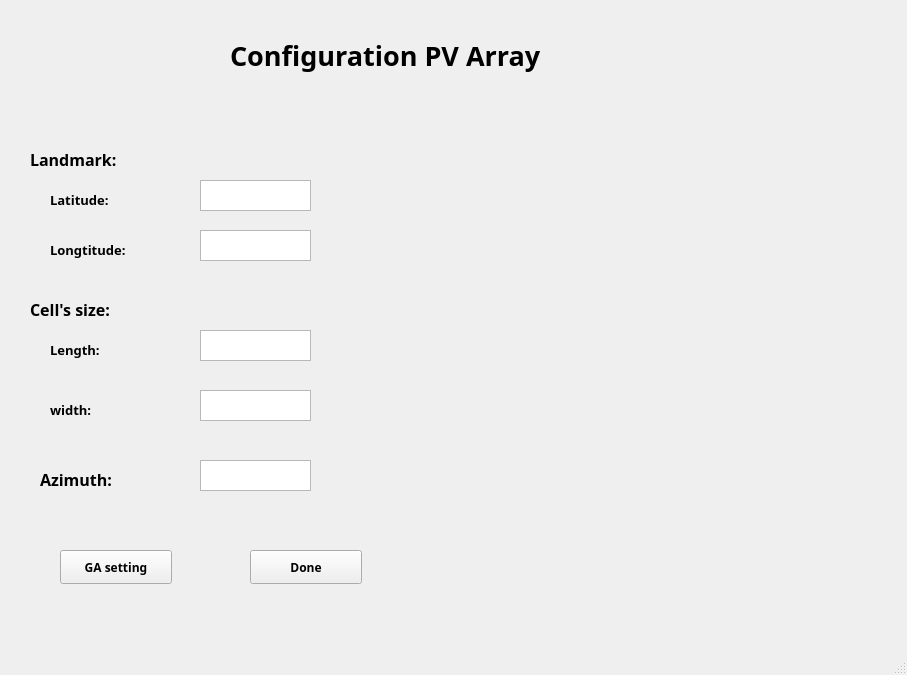
<?xml version="1.0" encoding="UTF-8"?>
<ui version="4.0">
 <class>MainWindow</class>
 <widget class="QMainWindow" name="MainWindow">
  <property name="geometry">
   <rect>
    <x>0</x>
    <y>0</y>
    <width>907</width>
    <height>675</height>
   </rect>
  </property>
  <property name="windowTitle">
   <string>MainWindow</string>
  </property>
  <widget class="QWidget" name="centralwidget">
   <widget class="QLabel" name="label_3">
    <property name="geometry">
     <rect>
      <x>30</x>
      <y>300</y>
      <width>121</width>
      <height>19</height>
     </rect>
    </property>
    <property name="font">
     <font>
      <family>Hadassah Friedlaender</family>
      <pointsize>12</pointsize>
      <weight>75</weight>
      <bold>true</bold>
     </font>
    </property>
    <property name="text">
     <string>Cell's size:</string>
    </property>
   </widget>
   <widget class="QLabel" name="label_4">
    <property name="geometry">
     <rect>
      <x>30</x>
      <y>150</y>
      <width>121</width>
      <height>19</height>
     </rect>
    </property>
    <property name="font">
     <font>
      <family>Hadassah Friedlaender</family>
      <pointsize>12</pointsize>
      <weight>75</weight>
      <bold>true</bold>
     </font>
    </property>
    <property name="text">
     <string>Landmark:</string>
    </property>
   </widget>
   <widget class="QTextEdit" name="textEdit">
    <property name="geometry">
     <rect>
      <x>200</x>
      <y>180</y>
      <width>111</width>
      <height>31</height>
     </rect>
    </property>
   </widget>
   <widget class="QTextEdit" name="textEdit_2">
    <property name="geometry">
     <rect>
      <x>200</x>
      <y>230</y>
      <width>111</width>
      <height>31</height>
     </rect>
    </property>
   </widget>
   <widget class="QPushButton" name="pushButton">
    <property name="geometry">
     <rect>
      <x>250</x>
      <y>550</y>
      <width>112</width>
      <height>34</height>
     </rect>
    </property>
    <property name="font">
     <font>
      <family>Hadassah Friedlaender</family>
      <weight>75</weight>
      <bold>true</bold>
     </font>
    </property>
    <property name="mouseTracking">
     <bool>false</bool>
    </property>
    <property name="text">
     <string>Done</string>
    </property>
    <property name="checkable">
     <bool>true</bool>
    </property>
    <property name="autoDefault">
     <bool>false</bool>
    </property>
    <property name="default">
     <bool>false</bool>
    </property>
   </widget>
   <widget class="QTextEdit" name="textEdit_3">
    <property name="geometry">
     <rect>
      <x>200</x>
      <y>330</y>
      <width>111</width>
      <height>31</height>
     </rect>
    </property>
   </widget>
   <widget class="QLabel" name="label_5">
    <property name="geometry">
     <rect>
      <x>50</x>
      <y>340</y>
      <width>121</width>
      <height>19</height>
     </rect>
    </property>
    <property name="font">
     <font>
      <family>Hadassah Friedlaender</family>
      <pointsize>10</pointsize>
      <weight>75</weight>
      <bold>true</bold>
     </font>
    </property>
    <property name="text">
     <string>Length:</string>
    </property>
   </widget>
   <widget class="QLabel" name="label_6">
    <property name="geometry">
     <rect>
      <x>50</x>
      <y>400</y>
      <width>121</width>
      <height>19</height>
     </rect>
    </property>
    <property name="font">
     <font>
      <family>Hadassah Friedlaender</family>
      <pointsize>10</pointsize>
      <weight>75</weight>
      <bold>true</bold>
     </font>
    </property>
    <property name="text">
     <string>width:</string>
    </property>
   </widget>
   <widget class="QLabel" name="label_2">
    <property name="geometry">
     <rect>
      <x>400</x>
      <y>130</y>
      <width>481</width>
      <height>441</height>
     </rect>
    </property>
    <property name="text">
     <string/>
    </property>
    <property name="pixmap">
     <pixmap>D:/Users/shuhe/Desktop/שחר/לימודים/פרויקט סוף/חלק א/מאמרים/How-profitable-is-the-renewable-energy-sector-in-Australia_1.jpg</pixmap>
    </property>
   </widget>
   <widget class="QLabel" name="label_15">
    <property name="geometry">
     <rect>
      <x>230</x>
      <y>20</y>
      <width>481</width>
      <height>71</height>
     </rect>
    </property>
    <property name="font">
     <font>
      <family>Hadassah Friedlaender</family>
      <pointsize>20</pointsize>
      <weight>75</weight>
      <bold>true</bold>
     </font>
    </property>
    <property name="text">
     <string>Configuration PV Array</string>
    </property>
   </widget>
   <widget class="QLabel" name="label_7">
    <property name="geometry">
     <rect>
      <x>50</x>
      <y>190</y>
      <width>121</width>
      <height>19</height>
     </rect>
    </property>
    <property name="font">
     <font>
      <family>Hadassah Friedlaender</family>
      <pointsize>10</pointsize>
      <weight>75</weight>
      <bold>true</bold>
     </font>
    </property>
    <property name="text">
     <string>Latitude:</string>
    </property>
   </widget>
   <widget class="QTextEdit" name="textEdit_4">
    <property name="geometry">
     <rect>
      <x>200</x>
      <y>390</y>
      <width>111</width>
      <height>31</height>
     </rect>
    </property>
   </widget>
   <widget class="QLabel" name="label_8">
    <property name="geometry">
     <rect>
      <x>50</x>
      <y>240</y>
      <width>121</width>
      <height>19</height>
     </rect>
    </property>
    <property name="font">
     <font>
      <family>Hadassah Friedlaender</family>
      <pointsize>10</pointsize>
      <weight>75</weight>
      <bold>true</bold>
     </font>
    </property>
    <property name="text">
     <string>Longtitude:</string>
    </property>
   </widget>
   <widget class="QPushButton" name="pushButton_2">
    <property name="geometry">
     <rect>
      <x>60</x>
      <y>550</y>
      <width>112</width>
      <height>34</height>
     </rect>
    </property>
    <property name="font">
     <font>
      <family>Hadassah Friedlaender</family>
      <weight>75</weight>
      <bold>true</bold>
     </font>
    </property>
    <property name="mouseTracking">
     <bool>false</bool>
    </property>
    <property name="text">
     <string>GA setting</string>
    </property>
    <property name="checkable">
     <bool>true</bool>
    </property>
    <property name="autoDefault">
     <bool>false</bool>
    </property>
    <property name="default">
     <bool>false</bool>
    </property>
   </widget>
   <widget class="QLabel" name="label_9">
    <property name="geometry">
     <rect>
      <x>40</x>
      <y>470</y>
      <width>121</width>
      <height>19</height>
     </rect>
    </property>
    <property name="font">
     <font>
      <family>Hadassah Friedlaender</family>
      <pointsize>12</pointsize>
      <weight>75</weight>
      <bold>true</bold>
     </font>
    </property>
    <property name="text">
     <string>Azimuth:</string>
    </property>
   </widget>
   <widget class="QTextEdit" name="textEdit_5">
    <property name="geometry">
     <rect>
      <x>200</x>
      <y>460</y>
      <width>111</width>
      <height>31</height>
     </rect>
    </property>
   </widget>
  </widget>
  <widget class="QMenuBar" name="menubar">
   <property name="geometry">
    <rect>
     <x>0</x>
     <y>0</y>
     <width>907</width>
     <height>31</height>
    </rect>
   </property>
  </widget>
  <widget class="QStatusBar" name="statusbar"/>
 </widget>
 <resources/>
 <connections>
  <connection>
   <sender>pushButton</sender>
   <signal>clicked()</signal>
   <receiver>pushButton</receiver>
   <slot>click()</slot>
   <hints>
    <hint type="sourcelabel">
     <x>252</x>
     <y>561</y>
    </hint>
    <hint type="destinationlabel">
     <x>289</x>
     <y>563</y>
    </hint>
   </hints>
  </connection>
 </connections>
</ui>
